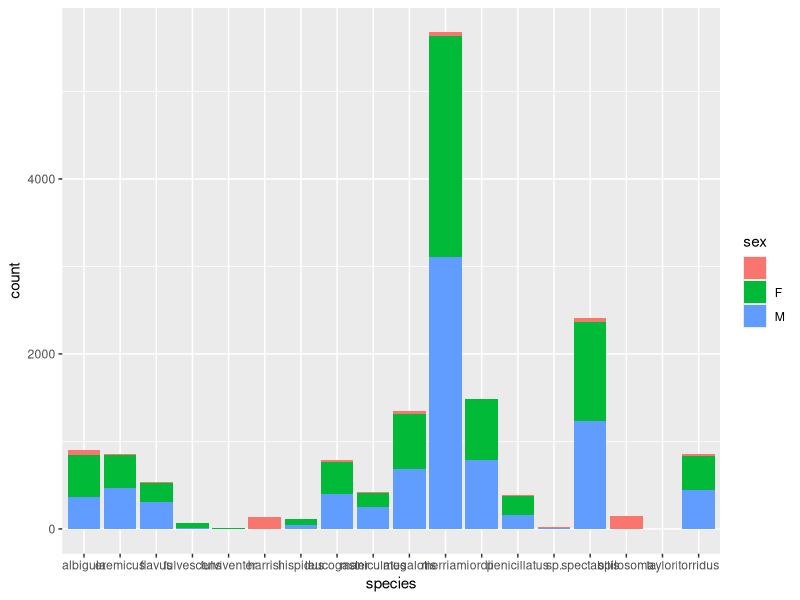

This figure's R source: (Note: this script raises an error after producing the figure.)
## ---- chunk 1
library(ggplot2)
library(dplyr)
rodents <- read.csv("data/surveys_complete_77_89.csv")
rodents <- rodents %>% filter(taxa == "Rodent")
## ---- chunk 2
ggplot(rodents, aes(x = species, fill = sex))+
  geom_bar()
## ---- chunk 3
rodents_subset <- rodents %>%
  filter(species == c("ordii", "spectabilis"),
         sex == c("F", "M"))
## ---- chunk 4
## Adding common names
common_names <- data.frame(species = unique(rodents_subset$species), common_name = c("Ord's", "Banner-tailed"))
common_names
## ---- chunk 5
common_names <- data.frame(species = sort(unique(rodents_subset$species)), common_name = c("Ord's", "Banner-Tailed"))
rodents_subset <- left_join(rodents_subset, common_names, by = "species")
## ---- chunk 6
rodents_subset <- rodents_subset %>%
  mutate(date = lubridate(paste(year, month, day, sep = "-")))
## ---- chunk 7
test <- rodents_subset %>%
  mutate(date = lubridate::as_date(paste(day, month, year)))
## ---- chunk 8
rodents_subset <- rodents_subset %>%
  mutate(date = lubridate::ymd(paste(year, month, day, sep = "-")))
## ---- chunk 9
weight_model <- lm(weight ~ common_name + sex, data = rodents_subset)
summary(weight_model) 
## ---- chunk 10
rodents_subset %>%
  ggplot(aes(y = weight, x = common_name, fill = sex)) +
  geom_boxplot()
## ---- chunk 11
table(rodents_subset$sex, rodents_subset$species)
## ---- chunk 12
table(rodents$sex, rodents$species)
## ---- chunk 13
# Mickey's reprex script

# Load necessary packages to run the code
library(ggplot2)

rodents_subset %>%
  ggplot(aes(y = weight, x = common_name, fill = sex)) +
  geom_boxplot() # wait, why does this look weird?

# Investigate
table(rodents_subset$sex, rodents_subset$species)
table(rodents$sex, rodents$species)
